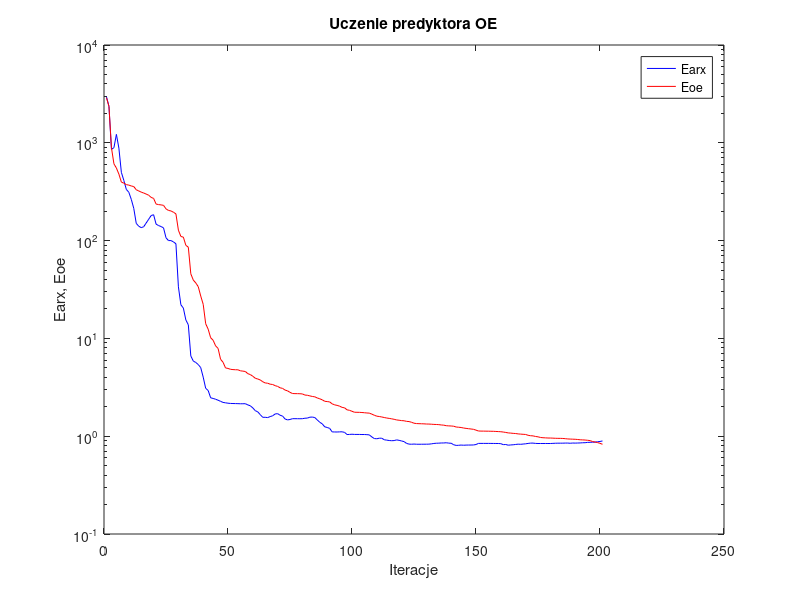
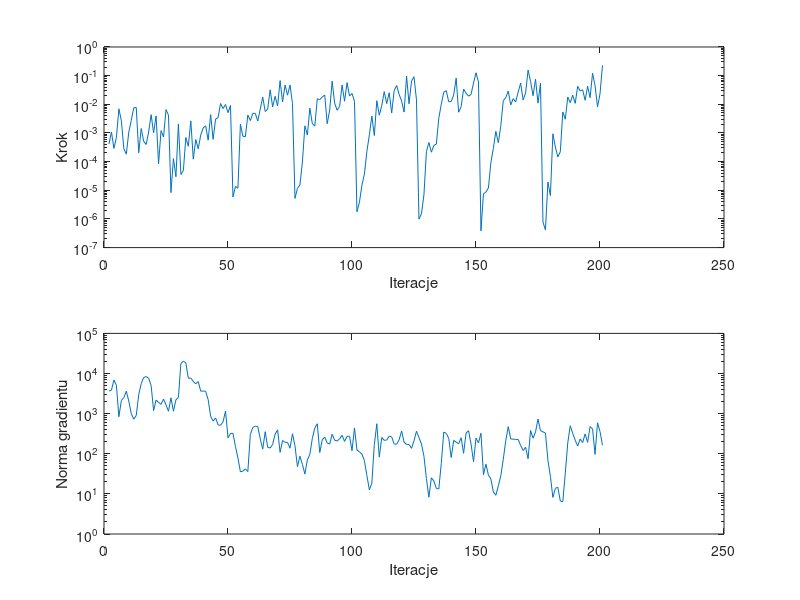

Here is the MATLAB script that generated these plots, in order:
%uczenie predyktora oe
clear all;
n=0; farx(n+1)=2.953379e+003; foe(n+1)=2.888705e+003; wspucz(n+1)=0.000000e+000; ng(n+1)=0.000000e+000;
%odnowa zmiennej metryki
n=1; farx(n+1)=2.358785e+003; foe(n+1)=2.356891e+003; krok(n+1)=4.080480e-004; ng(n+1)=3.670365e+003;
n=2; farx(n+1)=8.586994e+002; foe(n+1)=8.920015e+002; krok(n+1)=1.084270e-003; ng(n+1)=3.853413e+003;
n=3; farx(n+1)=8.911231e+002; foe(n+1)=6.097928e+002; krok(n+1)=2.881993e-004; ng(n+1)=6.867418e+003;
n=4; farx(n+1)=1.219623e+003; foe(n+1)=5.519841e+002; krok(n+1)=6.946998e-004; ng(n+1)=5.081377e+003;
n=5; farx(n+1)=8.823314e+002; foe(n+1)=4.785274e+002; krok(n+1)=6.947618e-003; ng(n+1)=8.375039e+002;
n=6; farx(n+1)=4.989610e+002; foe(n+1)=3.965759e+002; krok(n+1)=2.668866e-003; ng(n+1)=2.117998e+003;
n=7; farx(n+1)=4.123415e+002; foe(n+1)=3.868127e+002; krok(n+1)=2.814089e-004; ng(n+1)=2.513895e+003;
n=8; farx(n+1)=3.339237e+002; foe(n+1)=3.736715e+002; krok(n+1)=1.828869e-004; ng(n+1)=3.615979e+003;
n=9; farx(n+1)=3.122404e+002; foe(n+1)=3.692655e+002; krok(n+1)=1.080996e-003; ng(n+1)=2.056382e+003;
n=10; farx(n+1)=2.642678e+002; foe(n+1)=3.621139e+002; krok(n+1)=2.774090e-003; ng(n+1)=9.994122e+002;
n=11; farx(n+1)=2.136907e+002; foe(n+1)=3.568382e+002; krok(n+1)=7.530795e-003; ng(n+1)=7.287193e+002;
n=12; farx(n+1)=1.500973e+002; foe(n+1)=3.312953e+002; krok(n+1)=7.737158e-003; ng(n+1)=8.982680e+002;
n=13; farx(n+1)=1.403658e+002; foe(n+1)=3.217368e+002; krok(n+1)=2.040240e-004; ng(n+1)=2.976869e+003;
n=14; farx(n+1)=1.356854e+002; foe(n+1)=3.133365e+002; krok(n+1)=1.427772e-003; ng(n+1)=5.624242e+003;
n=15; farx(n+1)=1.385895e+002; foe(n+1)=3.065589e+002; krok(n+1)=5.067687e-004; ng(n+1)=7.959924e+003;
n=16; farx(n+1)=1.512035e+002; foe(n+1)=2.992885e+002; krok(n+1)=3.970634e-004; ng(n+1)=8.380106e+003;
n=17; farx(n+1)=1.651203e+002; foe(n+1)=2.912582e+002; krok(n+1)=1.081070e-003; ng(n+1)=7.644651e+003;
n=18; farx(n+1)=1.802660e+002; foe(n+1)=2.767393e+002; krok(n+1)=4.346286e-003; ng(n+1)=5.021848e+003;
n=19; farx(n+1)=1.839531e+002; foe(n+1)=2.699802e+002; krok(n+1)=1.012393e-003; ng(n+1)=1.188261e+003;
n=20; farx(n+1)=1.473678e+002; foe(n+1)=2.365435e+002; krok(n+1)=3.951948e-003; ng(n+1)=2.178781e+003;
n=21; farx(n+1)=1.425032e+002; foe(n+1)=2.333825e+002; krok(n+1)=8.388029e-005; ng(n+1)=1.897632e+003;
n=22; farx(n+1)=1.392897e+002; foe(n+1)=2.318694e+002; krok(n+1)=1.203868e-003; ng(n+1)=1.704059e+003;
n=23; farx(n+1)=1.349898e+002; foe(n+1)=2.293766e+002; krok(n+1)=7.240164e-004; ng(n+1)=2.306908e+003;
n=24; farx(n+1)=1.069046e+002; foe(n+1)=2.112054e+002; krok(n+1)=6.543079e-003; ng(n+1)=1.648243e+003;
n=25; farx(n+1)=1.000527e+002; foe(n+1)=2.033689e+002; krok(n+1)=4.162174e-003; ng(n+1)=1.146035e+003;
%odnowa zmiennej metryki
n=26; farx(n+1)=1.000618e+002; foe(n+1)=2.010866e+002; krok(n+1)=8.333245e-006; ng(n+1)=2.480769e+003;
n=27; farx(n+1)=9.705009e+001; foe(n+1)=1.951020e+002; krok(n+1)=1.280208e-004; ng(n+1)=1.148673e+003;
n=28; farx(n+1)=9.284300e+001; foe(n+1)=1.875505e+002; krok(n+1)=2.981309e-005; ng(n+1)=2.214183e+003;
n=29; farx(n+1)=3.367936e+001; foe(n+1)=1.277859e+002; krok(n+1)=2.063134e-003; ng(n+1)=2.536168e+003;
n=30; farx(n+1)=2.206378e+001; foe(n+1)=1.102049e+002; krok(n+1)=3.546212e-005; ng(n+1)=1.780802e+004;
n=31; farx(n+1)=2.042033e+001; foe(n+1)=1.085271e+002; krok(n+1)=4.916986e-005; ng(n+1)=2.040314e+004;
n=32; farx(n+1)=1.544923e+001; foe(n+1)=8.947268e+001; krok(n+1)=6.935224e-004; ng(n+1)=1.829796e+004;
n=33; farx(n+1)=1.377265e+001; foe(n+1)=8.566934e+001; krok(n+1)=3.423805e-004; ng(n+1)=7.610480e+003;
n=34; farx(n+1)=6.617953e+000; foe(n+1)=4.576495e+001; krok(n+1)=2.634602e-003; ng(n+1)=7.734803e+003;
n=35; farx(n+1)=5.868713e+000; foe(n+1)=3.952426e+001; krok(n+1)=1.219597e-004; ng(n+1)=6.327633e+003;
n=36; farx(n+1)=5.674068e+000; foe(n+1)=3.693382e+001; krok(n+1)=5.916287e-004; ng(n+1)=5.542553e+003;
n=37; farx(n+1)=5.404839e+000; foe(n+1)=3.382572e+001; krok(n+1)=2.790403e-004; ng(n+1)=6.300456e+003;
n=38; farx(n+1)=5.024434e+000; foe(n+1)=2.713865e+001; krok(n+1)=8.476039e-004; ng(n+1)=3.633830e+003;
n=39; farx(n+1)=4.017480e+000; foe(n+1)=2.230648e+001; krok(n+1)=1.505777e-003; ng(n+1)=3.658671e+003;
n=40; farx(n+1)=3.087645e+000; foe(n+1)=1.412706e+001; krok(n+1)=1.772228e-003; ng(n+1)=3.594131e+003;
n=41; farx(n+1)=2.934397e+000; foe(n+1)=1.243067e+001; krok(n+1)=5.598060e-004; ng(n+1)=2.234754e+003;
n=42; farx(n+1)=2.469823e+000; foe(n+1)=1.015720e+001; krok(n+1)=4.346286e-003; ng(n+1)=8.554883e+002;
n=43; farx(n+1)=2.432189e+000; foe(n+1)=9.575065e+000; krok(n+1)=5.972073e-004; ng(n+1)=6.510779e+002;
n=44; farx(n+1)=2.388168e+000; foe(n+1)=8.392175e+000; krok(n+1)=3.049962e-003; ng(n+1)=7.812903e+002;
n=45; farx(n+1)=2.332850e+000; foe(n+1)=7.901331e+000; krok(n+1)=3.452691e-003; ng(n+1)=5.252303e+002;
n=46; farx(n+1)=2.273142e+000; foe(n+1)=6.122113e+000; krok(n+1)=1.064021e-002; ng(n+1)=5.128722e+002;
n=47; farx(n+1)=2.215750e+000; foe(n+1)=5.701250e+000; krok(n+1)=7.119007e-003; ng(n+1)=6.240200e+002;
n=48; farx(n+1)=2.194945e+000; foe(n+1)=4.990334e+000; krok(n+1)=9.832841e-003; ng(n+1)=1.161539e+003;
n=49; farx(n+1)=2.175027e+000; foe(n+1)=4.930676e+000; krok(n+1)=5.107684e-003; ng(n+1)=2.498179e+002;
n=50; farx(n+1)=2.162664e+000; foe(n+1)=4.831886e+000; krok(n+1)=9.100900e-003; ng(n+1)=3.222649e+002;
%odnowa zmiennej metryki
n=51; farx(n+1)=2.158721e+000; foe(n+1)=4.799199e+000; krok(n+1)=5.801115e-006; ng(n+1)=3.220560e+002;
n=52; farx(n+1)=2.155683e+000; foe(n+1)=4.781027e+000; krok(n+1)=1.367365e-005; ng(n+1)=1.522643e+002;
n=53; farx(n+1)=2.152018e+000; foe(n+1)=4.776319e+000; krok(n+1)=1.178746e-005; ng(n+1)=7.794741e+001;
n=54; farx(n+1)=2.145965e+000; foe(n+1)=4.662603e+000; krok(n+1)=2.024786e-003; ng(n+1)=3.545316e+001;
n=55; farx(n+1)=2.146869e+000; foe(n+1)=4.628570e+000; krok(n+1)=7.663457e-004; ng(n+1)=3.701590e+001;
n=56; farx(n+1)=2.149976e+000; foe(n+1)=4.588365e+000; krok(n+1)=7.394073e-004; ng(n+1)=4.190615e+001;
n=57; farx(n+1)=2.088793e+000; foe(n+1)=4.359049e+000; krok(n+1)=4.221448e-003; ng(n+1)=3.595988e+001;
n=58; farx(n+1)=2.047209e+000; foe(n+1)=4.266196e+000; krok(n+1)=2.700359e-003; ng(n+1)=3.004111e+002;
n=59; farx(n+1)=1.945678e+000; foe(n+1)=4.102558e+000; krok(n+1)=4.841816e-003; ng(n+1)=4.530379e+002;
n=60; farx(n+1)=1.825040e+000; foe(n+1)=3.914043e+000; krok(n+1)=4.845858e-003; ng(n+1)=4.846680e+002;
n=61; farx(n+1)=1.773612e+000; foe(n+1)=3.844488e+000; krok(n+1)=2.600344e-003; ng(n+1)=4.781338e+002;
n=62; farx(n+1)=1.662685e+000; foe(n+1)=3.761038e+000; krok(n+1)=6.832794e-003; ng(n+1)=2.360020e+002;
n=63; farx(n+1)=1.560139e+000; foe(n+1)=3.606900e+000; krok(n+1)=1.785641e-002; ng(n+1)=1.301607e+002;
n=64; farx(n+1)=1.560937e+000; foe(n+1)=3.503502e+000; krok(n+1)=5.608324e-003; ng(n+1)=3.552125e+002;
n=65; farx(n+1)=1.549460e+000; foe(n+1)=3.481477e+000; krok(n+1)=6.834592e-003; ng(n+1)=1.447440e+002;
n=66; farx(n+1)=1.587083e+000; foe(n+1)=3.403035e+000; krok(n+1)=3.211609e-002; ng(n+1)=1.393794e+002;
n=67; farx(n+1)=1.616812e+000; foe(n+1)=3.379293e+000; krok(n+1)=8.130648e-003; ng(n+1)=1.710427e+002;
n=68; farx(n+1)=1.688162e+000; foe(n+1)=3.287933e+000; krok(n+1)=1.897240e-002; ng(n+1)=3.088249e+002;
n=69; farx(n+1)=1.700995e+000; foe(n+1)=3.231573e+000; krok(n+1)=8.751130e-003; ng(n+1)=3.942188e+002;
n=70; farx(n+1)=1.638492e+000; foe(n+1)=3.125787e+000; krok(n+1)=6.721749e-002; ng(n+1)=1.083706e+002;
n=71; farx(n+1)=1.606442e+000; foe(n+1)=3.082691e+000; krok(n+1)=1.208515e-002; ng(n+1)=2.133531e+002;
n=72; farx(n+1)=1.501167e+000; foe(n+1)=2.964237e+000; krok(n+1)=4.703297e-002; ng(n+1)=1.937300e+002;
n=73; farx(n+1)=1.468027e+000; foe(n+1)=2.909585e+000; krok(n+1)=2.083339e-002; ng(n+1)=1.905847e+002;
n=74; farx(n+1)=1.481967e+000; foe(n+1)=2.809076e+000; krok(n+1)=4.710295e-002; ng(n+1)=1.374486e+002;
n=75; farx(n+1)=1.510783e+000; foe(n+1)=2.732302e+000; krok(n+1)=1.064021e-002; ng(n+1)=3.157106e+002;
%odnowa zmiennej metryki
n=76; farx(n+1)=1.510457e+000; foe(n+1)=2.724411e+000; krok(n+1)=5.220397e-006; ng(n+1)=1.593038e+002;
n=77; farx(n+1)=1.509720e+000; foe(n+1)=2.723202e+000; krok(n+1)=1.161523e-005; ng(n+1)=4.784364e+001;
n=78; farx(n+1)=1.508283e+000; foe(n+1)=2.718612e+000; krok(n+1)=1.535151e-005; ng(n+1)=8.681965e+001;
n=79; farx(n+1)=1.510178e+000; foe(n+1)=2.704771e+000; krok(n+1)=9.818158e-005; ng(n+1)=5.445367e+001;
n=80; farx(n+1)=1.526951e+000; foe(n+1)=2.634283e+000; krok(n+1)=1.772228e-003; ng(n+1)=3.117865e+001;
n=81; farx(n+1)=1.531679e+000; foe(n+1)=2.621891e+000; krok(n+1)=8.410247e-004; ng(n+1)=7.035155e+001;
n=82; farx(n+1)=1.564392e+000; foe(n+1)=2.583308e+000; krok(n+1)=7.366454e-003; ng(n+1)=9.661982e+001;
n=83; farx(n+1)=1.569427e+000; foe(n+1)=2.548905e+000; krok(n+1)=2.127642e-003; ng(n+1)=2.407920e+002;
n=84; farx(n+1)=1.551118e+000; foe(n+1)=2.528039e+000; krok(n+1)=1.736904e-003; ng(n+1)=4.382389e+002;
n=85; farx(n+1)=1.466575e+000; foe(n+1)=2.460770e+000; krok(n+1)=1.559274e-002; ng(n+1)=5.591865e+002;
n=86; farx(n+1)=1.388236e+000; foe(n+1)=2.412155e+000; krok(n+1)=1.450364e-002; ng(n+1)=1.074231e+002;
n=87; farx(n+1)=1.337674e+000; foe(n+1)=2.355185e+000; krok(n+1)=1.792791e-002; ng(n+1)=2.236693e+002;
n=88; farx(n+1)=1.247281e+000; foe(n+1)=2.275024e+000; krok(n+1)=2.113198e-002; ng(n+1)=2.596162e+002;
n=89; farx(n+1)=1.228504e+000; foe(n+1)=2.260811e+000; krok(n+1)=2.100870e-003; ng(n+1)=1.861599e+002;
n=90; farx(n+1)=1.201719e+000; foe(n+1)=2.241085e+000; krok(n+1)=6.288803e-003; ng(n+1)=1.739372e+002;
n=91; farx(n+1)=1.106949e+000; foe(n+1)=2.142708e+000; krok(n+1)=6.402713e-002; ng(n+1)=3.081899e+002;
n=92; farx(n+1)=1.104956e+000; foe(n+1)=2.091816e+000; krok(n+1)=1.097075e-002; ng(n+1)=2.181919e+002;
n=93; farx(n+1)=1.104098e+000; foe(n+1)=2.065942e+000; krok(n+1)=6.192369e-003; ng(n+1)=2.073571e+002;
n=94; farx(n+1)=1.107457e+000; foe(n+1)=2.028777e+000; krok(n+1)=8.403478e-003; ng(n+1)=2.361159e+002;
n=95; farx(n+1)=1.109225e+000; foe(n+1)=1.971736e+000; krok(n+1)=4.686838e-002; ng(n+1)=2.882697e+002;
n=96; farx(n+1)=1.094770e+000; foe(n+1)=1.950270e+000; krok(n+1)=1.280590e-002; ng(n+1)=2.033235e+002;
n=97; farx(n+1)=1.039908e+000; foe(n+1)=1.861139e+000; krok(n+1)=5.671128e-002; ng(n+1)=2.710543e+002;
n=98; farx(n+1)=1.042675e+000; foe(n+1)=1.839296e+000; krok(n+1)=1.953985e-002; ng(n+1)=2.751815e+002;
n=99; farx(n+1)=1.047743e+000; foe(n+1)=1.797502e+000; krok(n+1)=2.399905e-002; ng(n+1)=1.195017e+002;
n=100; farx(n+1)=1.042761e+000; foe(n+1)=1.757758e+000; krok(n+1)=1.275465e-002; ng(n+1)=4.402396e+002;
%odnowa zmiennej metryki
n=101; farx(n+1)=1.042692e+000; foe(n+1)=1.755750e+000; krok(n+1)=1.780514e-006; ng(n+1)=1.234462e+002;
n=102; farx(n+1)=1.042510e+000; foe(n+1)=1.753434e+000; krok(n+1)=3.849289e-006; ng(n+1)=1.114884e+002;
n=103; farx(n+1)=1.040460e+000; foe(n+1)=1.746882e+000; krok(n+1)=1.502405e-005; ng(n+1)=9.879268e+001;
n=104; farx(n+1)=1.040569e+000; foe(n+1)=1.738144e+000; krok(n+1)=3.646823e-005; ng(n+1)=6.731816e+001;
n=105; farx(n+1)=1.037115e+000; foe(n+1)=1.727498e+000; krok(n+1)=2.288097e-004; ng(n+1)=2.883541e+001;
n=106; farx(n+1)=1.031240e+000; foe(n+1)=1.722071e+000; krok(n+1)=8.605927e-004; ng(n+1)=1.255665e+001;
n=107; farx(n+1)=9.827189e-001; foe(n+1)=1.680504e+000; krok(n+1)=3.891067e-003; ng(n+1)=1.847212e+001;
n=108; farx(n+1)=9.460150e-001; foe(n+1)=1.637983e+000; krok(n+1)=8.178849e-004; ng(n+1)=1.694620e+002;
n=109; farx(n+1)=9.416458e-001; foe(n+1)=1.601856e+000; krok(n+1)=1.336240e-002; ng(n+1)=5.597952e+002;
n=110; farx(n+1)=9.540725e-001; foe(n+1)=1.590178e+000; krok(n+1)=4.150488e-003; ng(n+1)=8.240701e+001;
n=111; farx(n+1)=9.540461e-001; foe(n+1)=1.572241e+000; krok(n+1)=9.030211e-003; ng(n+1)=2.541960e+002;
n=112; farx(n+1)=9.195988e-001; foe(n+1)=1.552655e+000; krok(n+1)=2.779047e-002; ng(n+1)=2.158772e+002;
n=113; farx(n+1)=9.115533e-001; foe(n+1)=1.534039e+000; krok(n+1)=1.056509e-002; ng(n+1)=2.195674e+002;
n=114; farx(n+1)=9.035159e-001; foe(n+1)=1.520833e+000; krok(n+1)=2.541206e-002; ng(n+1)=2.750836e+002;
n=115; farx(n+1)=8.992866e-001; foe(n+1)=1.505481e+000; krok(n+1)=4.964322e-003; ng(n+1)=2.629192e+002;
n=116; farx(n+1)=9.021875e-001; foe(n+1)=1.488261e+000; krok(n+1)=2.991958e-002; ng(n+1)=1.743521e+002;
n=117; farx(n+1)=9.170598e-001; foe(n+1)=1.466570e+000; krok(n+1)=4.559356e-002; ng(n+1)=1.729637e+002;
n=118; farx(n+1)=9.067845e-001; foe(n+1)=1.456224e+000; krok(n+1)=2.219272e-002; ng(n+1)=2.226805e+002;
n=119; farx(n+1)=8.938530e-001; foe(n+1)=1.443611e+000; krok(n+1)=1.303276e-002; ng(n+1)=3.697862e+002;
n=120; farx(n+1)=8.802515e-001; foe(n+1)=1.438312e+000; krok(n+1)=5.355898e-003; ng(n+1)=1.935847e+002;
n=121; farx(n+1)=8.438459e-001; foe(n+1)=1.418170e+000; krok(n+1)=9.599621e-002; ng(n+1)=1.710099e+002;
n=122; farx(n+1)=8.302348e-001; foe(n+1)=1.411737e+000; krok(n+1)=1.042905e-002; ng(n+1)=1.698492e+002;
n=123; farx(n+1)=8.275040e-001; foe(n+1)=1.388051e+000; krok(n+1)=6.504518e-002; ng(n+1)=1.366134e+002;
n=124; farx(n+1)=8.315542e-001; foe(n+1)=1.358200e+000; krok(n+1)=9.137743e-002; ng(n+1)=2.101306e+002;
n=125; farx(n+1)=8.275575e-001; foe(n+1)=1.346754e+000; krok(n+1)=1.430505e-002; ng(n+1)=3.645385e+002;
%odnowa zmiennej metryki
n=126; farx(n+1)=8.275930e-001; foe(n+1)=1.343247e+000; krok(n+1)=9.855013e-007; ng(n+1)=2.539741e+002;
n=127; farx(n+1)=8.277791e-001; foe(n+1)=1.340334e+000; krok(n+1)=1.515894e-006; ng(n+1)=1.754259e+002;
n=128; farx(n+1)=8.282776e-001; foe(n+1)=1.337759e+000; krok(n+1)=6.861689e-006; ng(n+1)=8.724356e+001;
n=129; farx(n+1)=8.284028e-001; foe(n+1)=1.332180e+000; krok(n+1)=2.215284e-004; ng(n+1)=2.411648e+001;
n=130; farx(n+1)=8.295489e-001; foe(n+1)=1.331058e+000; krok(n+1)=4.634049e-004; ng(n+1)=8.258344e+000;
n=131; farx(n+1)=8.349582e-001; foe(n+1)=1.326052e+000; krok(n+1)=2.132171e-004; ng(n+1)=2.516493e+001;
n=132; farx(n+1)=8.430278e-001; foe(n+1)=1.320292e+000; krok(n+1)=3.674633e-004; ng(n+1)=2.111996e+001;
n=133; farx(n+1)=8.474175e-001; foe(n+1)=1.317516e+000; krok(n+1)=4.089425e-004; ng(n+1)=1.365934e+001;
n=134; farx(n+1)=8.489695e-001; foe(n+1)=1.313340e+000; krok(n+1)=3.272337e-003; ng(n+1)=1.328897e+001;
n=135; farx(n+1)=8.525451e-001; foe(n+1)=1.302624e+000; krok(n+1)=1.012568e-002; ng(n+1)=5.772122e+001;
n=136; farx(n+1)=8.527555e-001; foe(n+1)=1.297067e+000; krok(n+1)=2.643052e-002; ng(n+1)=3.470340e+002;
n=137; farx(n+1)=8.572681e-001; foe(n+1)=1.280280e+000; krok(n+1)=3.002384e-002; ng(n+1)=3.223369e+002;
n=138; farx(n+1)=8.495410e-001; foe(n+1)=1.275071e+000; krok(n+1)=1.226153e-002; ng(n+1)=2.423312e+002;
n=139; farx(n+1)=8.469420e-001; foe(n+1)=1.271844e+000; krok(n+1)=1.254679e-002; ng(n+1)=8.059490e+001;
n=140; farx(n+1)=8.178457e-001; foe(n+1)=1.265031e+000; krok(n+1)=2.128042e-002; ng(n+1)=2.153122e+002;
n=141; farx(n+1)=8.051796e-001; foe(n+1)=1.241701e+000; krok(n+1)=8.191626e-002; ng(n+1)=1.964483e+002;
n=142; farx(n+1)=8.072838e-001; foe(n+1)=1.234752e+000; krok(n+1)=5.295103e-003; ng(n+1)=1.768707e+002;
n=143; farx(n+1)=8.121098e-001; foe(n+1)=1.227508e+000; krok(n+1)=8.252113e-003; ng(n+1)=2.505844e+002;
n=144; farx(n+1)=8.084036e-001; foe(n+1)=1.212430e+000; krok(n+1)=3.397782e-002; ng(n+1)=1.028449e+002;
n=145; farx(n+1)=8.112650e-001; foe(n+1)=1.202303e+000; krok(n+1)=2.432476e-002; ng(n+1)=3.294983e+002;
n=146; farx(n+1)=8.119909e-001; foe(n+1)=1.192921e+000; krok(n+1)=1.918067e-002; ng(n+1)=3.760945e+002;
n=147; farx(n+1)=8.125084e-001; foe(n+1)=1.184946e+000; krok(n+1)=2.223039e-002; ng(n+1)=1.743274e+002;
n=148; farx(n+1)=8.136930e-001; foe(n+1)=1.176059e+000; krok(n+1)=5.536470e-002; ng(n+1)=6.361092e+001;
n=149; farx(n+1)=8.221268e-001; foe(n+1)=1.153312e+000; krok(n+1)=1.261335e-001; ng(n+1)=2.451923e+002;
n=150; farx(n+1)=8.442130e-001; foe(n+1)=1.130400e+000; krok(n+1)=6.020520e-002; ng(n+1)=1.863731e+002;
%odnowa zmiennej metryki
n=151; farx(n+1)=8.442088e-001; foe(n+1)=1.127824e+000; krok(n+1)=3.822982e-007; ng(n+1)=3.239576e+002;
n=152; farx(n+1)=8.442360e-001; foe(n+1)=1.127435e+000; krok(n+1)=7.493898e-006; ng(n+1)=3.010446e+001;
n=153; farx(n+1)=8.440441e-001; foe(n+1)=1.125899e+000; krok(n+1)=8.756691e-006; ng(n+1)=5.478764e+001;
n=154; farx(n+1)=8.442046e-001; foe(n+1)=1.125409e+000; krok(n+1)=1.197415e-005; ng(n+1)=2.964162e+001;
n=155; farx(n+1)=8.436695e-001; foe(n+1)=1.123549e+000; krok(n+1)=9.290537e-005; ng(n+1)=2.336657e+001;
n=156; farx(n+1)=8.431081e-001; foe(n+1)=1.122169e+000; krok(n+1)=2.908501e-004; ng(n+1)=1.115598e+001;
n=157; farx(n+1)=8.425686e-001; foe(n+1)=1.118439e+000; krok(n+1)=1.137613e-003; ng(n+1)=9.242143e+000;
n=158; farx(n+1)=8.423180e-001; foe(n+1)=1.115025e+000; krok(n+1)=4.576195e-004; ng(n+1)=1.589009e+001;
n=159; farx(n+1)=8.387710e-001; foe(n+1)=1.111018e+000; krok(n+1)=1.772228e-003; ng(n+1)=2.830417e+001;
n=160; farx(n+1)=8.196443e-001; foe(n+1)=1.103012e+000; krok(n+1)=1.345640e-002; ng(n+1)=7.324933e+001;
n=161; farx(n+1)=8.227302e-001; foe(n+1)=1.092667e+000; krok(n+1)=1.703693e-002; ng(n+1)=2.131506e+002;
n=162; farx(n+1)=8.091094e-001; foe(n+1)=1.080721e+000; krok(n+1)=2.896961e-002; ng(n+1)=4.744451e+002;
n=163; farx(n+1)=8.141686e-001; foe(n+1)=1.075713e+000; krok(n+1)=9.513276e-003; ng(n+1)=2.339392e+002;
n=164; farx(n+1)=8.172503e-001; foe(n+1)=1.069110e+000; krok(n+1)=1.574999e-002; ng(n+1)=2.314760e+002;
n=165; farx(n+1)=8.234017e-001; foe(n+1)=1.064756e+000; krok(n+1)=1.199953e-002; ng(n+1)=2.273884e+002;
n=166; farx(n+1)=8.292315e-001; foe(n+1)=1.055688e+000; krok(n+1)=2.680031e-002; ng(n+1)=2.274626e+002;
n=167; farx(n+1)=8.263814e-001; foe(n+1)=1.050356e+000; krok(n+1)=5.483245e-002; ng(n+1)=1.601485e+002;
n=168; farx(n+1)=8.313564e-001; foe(n+1)=1.045790e+000; krok(n+1)=1.405854e-002; ng(n+1)=1.204723e+002;
n=169; farx(n+1)=8.360731e-001; foe(n+1)=1.041796e+000; krok(n+1)=2.486715e-002; ng(n+1)=1.456373e+002;
n=170; farx(n+1)=8.436301e-001; foe(n+1)=1.021886e+000; krok(n+1)=1.561662e-001; ng(n+1)=7.527169e+001;
n=171; farx(n+1)=8.495964e-001; foe(n+1)=1.011352e+000; krok(n+1)=6.363658e-002; ng(n+1)=3.805308e+002;
n=172; farx(n+1)=8.502648e-001; foe(n+1)=1.007807e+000; krok(n+1)=1.987953e-002; ng(n+1)=2.437419e+002;
n=173; farx(n+1)=8.440239e-001; foe(n+1)=9.937379e-001; krok(n+1)=7.514923e-002; ng(n+1)=3.498325e+002;
n=174; farx(n+1)=8.421338e-001; foe(n+1)=9.855744e-001; krok(n+1)=1.097075e-002; ng(n+1)=7.267333e+002;
n=175; farx(n+1)=8.422560e-001; foe(n+1)=9.708951e-001; krok(n+1)=5.483245e-002; ng(n+1)=3.778176e+002;
%odnowa zmiennej metryki
n=176; farx(n+1)=8.423031e-001; foe(n+1)=9.646258e-001; krok(n+1)=7.763685e-007; ng(n+1)=3.513538e+002;
n=177; farx(n+1)=8.423700e-001; foe(n+1)=9.618733e-001; krok(n+1)=4.142369e-007; ng(n+1)=3.288636e+002;
n=178; farx(n+1)=8.420800e-001; foe(n+1)=9.581227e-001; krok(n+1)=1.954543e-005; ng(n+1)=6.823264e+001;
n=179; farx(n+1)=8.421916e-001; foe(n+1)=9.578906e-001; krok(n+1)=6.503681e-006; ng(n+1)=2.731012e+001;
n=180; farx(n+1)=8.446146e-001; foe(n+1)=9.551670e-001; krok(n+1)=9.370994e-004; ng(n+1)=8.158074e+000;
n=181; farx(n+1)=8.472037e-001; foe(n+1)=9.521979e-001; krok(n+1)=3.229906e-004; ng(n+1)=1.379248e+001;
n=182; farx(n+1)=8.484828e-001; foe(n+1)=9.506633e-001; krok(n+1)=1.455783e-004; ng(n+1)=1.456007e+001;
n=183; farx(n+1)=8.485284e-001; foe(n+1)=9.503769e-001; krok(n+1)=2.215284e-004; ng(n+1)=6.622379e+000;
n=184; farx(n+1)=8.488167e-001; foe(n+1)=9.483849e-001; krok(n+1)=5.368339e-003; ng(n+1)=6.386777e+000;
n=185; farx(n+1)=8.506116e-001; foe(n+1)=9.434854e-001; krok(n+1)=3.009584e-003; ng(n+1)=3.276180e+001;
n=186; farx(n+1)=8.509665e-001; foe(n+1)=9.375069e-001; krok(n+1)=1.785641e-002; ng(n+1)=1.875719e+002;
n=187; farx(n+1)=8.467600e-001; foe(n+1)=9.348729e-001; krok(n+1)=1.142218e-002; ng(n+1)=4.985817e+002;
n=188; farx(n+1)=8.517167e-001; foe(n+1)=9.322894e-001; krok(n+1)=2.080275e-002; ng(n+1)=3.238431e+002;
n=189; farx(n+1)=8.498264e-001; foe(n+1)=9.301810e-001; krok(n+1)=1.082825e-002; ng(n+1)=2.174797e+002;
n=190; farx(n+1)=8.518472e-001; foe(n+1)=9.254686e-001; krok(n+1)=4.242564e-002; ng(n+1)=1.559191e+002;
n=191; farx(n+1)=8.533688e-001; foe(n+1)=9.193522e-001; krok(n+1)=2.928765e-002; ng(n+1)=2.329698e+002;
n=192; farx(n+1)=8.572167e-001; foe(n+1)=9.168446e-001; krok(n+1)=3.203828e-002; ng(n+1)=1.899862e+002;
n=193; farx(n+1)=8.581754e-001; foe(n+1)=9.137638e-001; krok(n+1)=1.381076e-002; ng(n+1)=3.123043e+002;
n=194; farx(n+1)=8.647519e-001; foe(n+1)=9.083268e-001; krok(n+1)=4.256083e-002; ng(n+1)=1.921283e+002;
n=195; farx(n+1)=8.663459e-001; foe(n+1)=9.019416e-001; krok(n+1)=1.706649e-002; ng(n+1)=4.760575e+002;
n=196; farx(n+1)=8.680907e-001; foe(n+1)=8.816296e-001; krok(n+1)=1.213694e-001; ng(n+1)=4.153931e+002;
n=197; farx(n+1)=8.697972e-001; foe(n+1)=8.723343e-001; krok(n+1)=4.446078e-002; ng(n+1)=9.652392e+001;
n=198; farx(n+1)=8.776940e-001; foe(n+1)=8.606114e-001; krok(n+1)=8.190859e-003; ng(n+1)=5.927879e+002;
n=199; farx(n+1)=8.831142e-001; foe(n+1)=8.453459e-001; krok(n+1)=2.307159e-002; ng(n+1)=3.590460e+002;
n=200; farx(n+1)=8.945129e-001; foe(n+1)=8.269484e-001; krok(n+1)=2.292046e-001; ng(n+1)=1.630441e+002;

figure; semilogy(farx,'b'); hold on; semilogy(foe,'r'); xlabel('Iteracje'); ylabel('Earx, Eoe'); legend('Earx','Eoe'); title('Uczenie predyktora OE');
figure; subplot(2,1,1); semilogy(krok); xlabel('Iteracje'); ylabel('Krok');
subplot(2,1,2); semilogy(ng); xlabel('Iteracje'); ylabel('Norma gradientu');
Earx=farx(n+1)
Eoe=foe(n+1)
